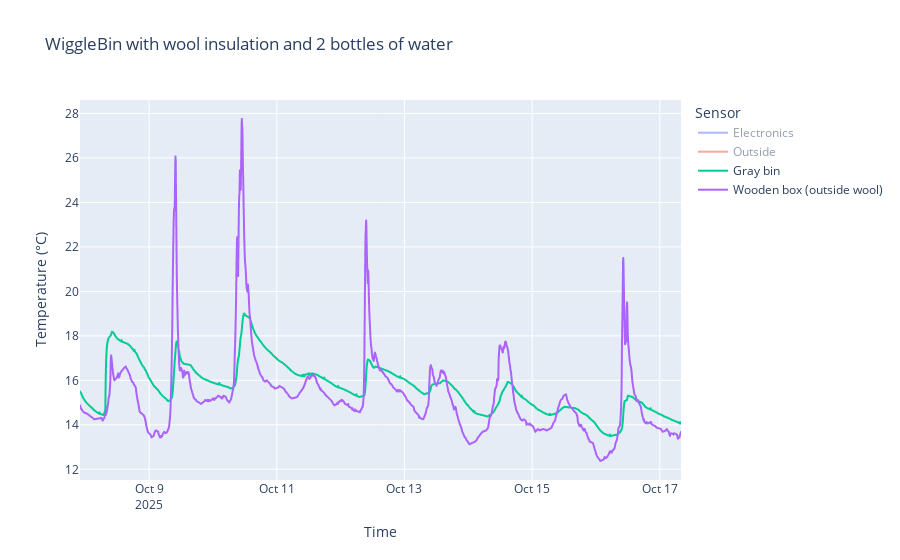

Here is the notebook cell this chart was saved with:
### Code cell
import pandas as pd
import plotly.express as px

# Load the CSV
df = pd.read_csv('data/isolation_and_bottles.csv')

# Convert last_changed to datetime
df['last_changed'] = pd.to_datetime(df['last_changed'])

# Map entity IDs to nicer names
entity_mapping = {
    'sensor.ds18b20_sensor_288ba6': 'Electronics',
    'sensor.ds18b20_sensor_28d206': 'Outside',
    'sensor.ds18b20_sensor_2805e1': 'Gray bin',
    'sensor.ds18b20_sensor_2855b9': 'Wooden box (outside wool)',
}

df['entity_name'] = df['entity_id'].map(entity_mapping)

# Plot using the nicer names
fig = px.line(
    df,
    x='last_changed',
    y='state',
    color='entity_name',
    title='WiggleBin with wool insulation and 2 bottles of water'
)

# Hide Electronics and Outside by default
hidden_entities = ['Electronics', 'Outside']
for trace in fig.data:
    if trace.name in hidden_entities:
        trace.visible = 'legendonly'

fig.update_layout(
    xaxis_title='Time',
    yaxis_title='Temperature (°C)',
    legend_title='Sensor'
)

fig.show()

### Figure 1 — Plotly figure (JSON) as saved in the notebook; plotly's stock layout.template omitted (floating-point values rounded to 4 significant figures; data arrays with more than 128 entries replaced by an {"elided": "..."} marker saying what was removed)
{"data": [{"hovertemplate": "entity_name=Electronics<br>last_changed=%{x}<br>state=%{y}<extra></extra>", "legendgroup": "Electronics", "line": {"color": "#636efa", "dash": "solid"}, "marker": {"symbol": "circle"}, "mode": "lines", "name": "Electronics", "showlegend": true, "type": "scattergl", "visible": "legendonly", "x": {"elided": "1164 str values"}, "xaxis": "x", "y": {"elided": "1164 float values"}, "yaxis": "y"}, {"hovertemplate": "entity_name=Outside<br>last_changed=%{x}<br>state=%{y}<extra></extra>", "legendgroup": "Outside", "line": {"color": "#EF553B", "dash": "solid"}, "marker": {"symbol": "circle"}, "mode": "lines", "name": "Outside", "showlegend": true, "type": "scattergl", "visible": "legendonly", "x": {"elided": "1498 str values"}, "xaxis": "x", "y": {"elided": "1498 float values"}, "yaxis": "y"}, {"hovertemplate": "entity_name=Gray bin<br>last_changed=%{x}<br>state=%{y}<extra></extra>", "legendgroup": "Gray bin", "line": {"color": "#00cc96", "dash": "solid"}, "marker": {"symbol": "circle"}, "mode": "lines", "name": "Gray bin", "showlegend": true, "type": "scattergl", "x": {"elided": "496 str values"}, "xaxis": "x", "y": {"elided": "496 float values"}, "yaxis": "y"}, {"hovertemplate": "entity_name=Wooden box (outside wool)<br>last_changed=%{x}<br>state=%{y}<extra></extra>", "legendgroup": "Wooden box (outside wool)", "line": {"color": "#ab63fa", "dash": "solid"}, "marker": {"symbol": "circle"}, "mode": "lines", "name": "Wooden box (outside wool)", "showlegend": true, "type": "scattergl", "x": {"elided": "1035 str values"}, "xaxis": "x", "y": {"elided": "1035 float values"}, "yaxis": "y"}], "layout": {"legend": {"title": {"text": "Sensor"}, "tracegroupgap": 0}, "title": {"text": "WiggleBin with wool insulation and 2 bottles of water"}, "xaxis": {"anchor": "y", "domain": [0, 1], "title": {"text": "Time"}}, "yaxis": {"anchor": "x", "domain": [0, 1], "title": {"text": "Temperature (°C)"}}}}
